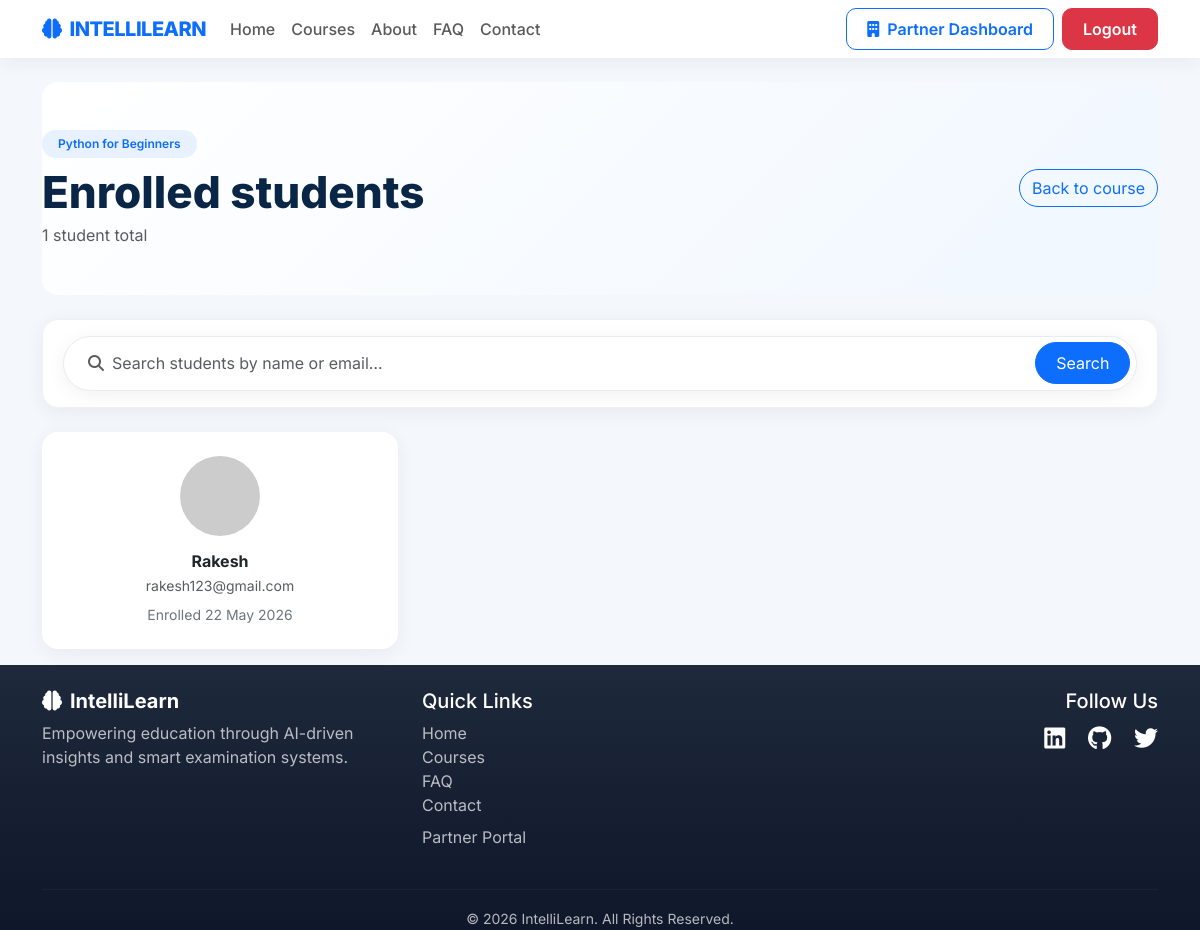
Page /courses/course/7/students/ (signed in) on the earlier database version.
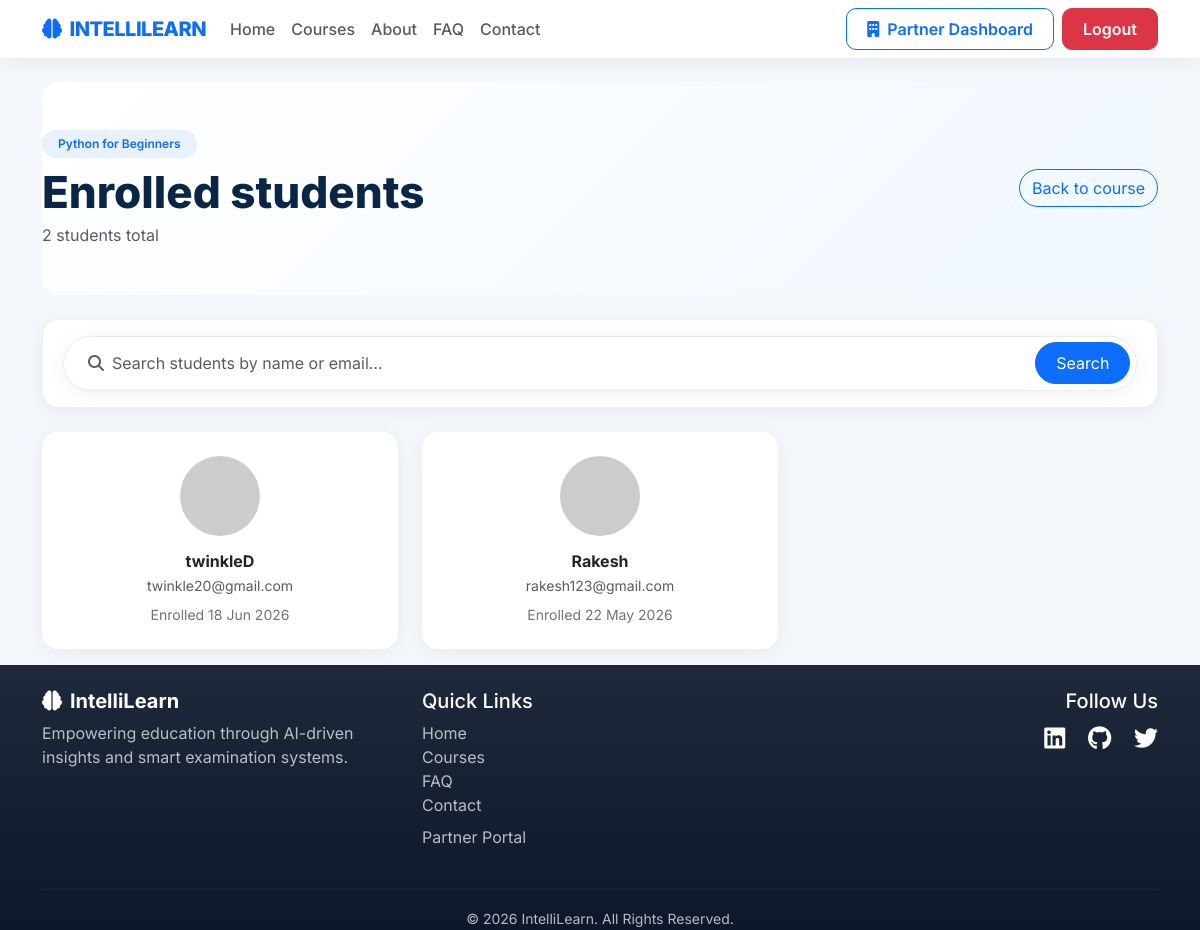
Same page on the later database version.
### courses/models.py (models this page shows, shortened)
class Enrollment(models.Model):
    student = models.ForeignKey(
        User,
        on_delete=models.CASCADE
    )
    course = models.ForeignKey(
        Course,
        on_delete=models.CASCADE
    )
    enrolled_at = models.DateTimeField(
        auto_now_add=True
    )

### courses/views.py (the view)
@login_required
def course_students(request, pk):
    course = get_object_or_404(Course, pk=pk)
    queryset = Enrollment.objects.filter(
        course=course
    ).select_related('student').order_by('-enrolled_at')
    q = get_search_term(request)
    if q:
        queryset = queryset.filter(
            Q(student__username__icontains=q)
            | Q(student__email__icontains=q)
        )
    page_obj = paginate(request, queryset, per_page=12)
    context = list_page_context(request, page_obj, 'Search students by name or email…')
    context['course'] = course
    context['total_students'] = Enrollment.objects.filter(course=course).count()
    return render(request, 'courses/course_students.html', context)

### main/context_processors.py (called while the page is built)
def user_navigation(request):
    is_institute_user = False
    is_instructor_user = False
    is_student_user = False
    if request.user.is_authenticated:
        is_institute_user = Institute.objects.filter(user=request.user).exists()
        is_instructor_user = Instructor.objects.filter(user=request.user).exists()
        is_student_user = not is_institute_user and not is_instructor_user
    return {
        'is_institute_user': is_institute_user,
        'is_instructor_user': is_instructor_user,
        'is_student_user': is_student_user,
    }

### main/utils.py (called while the page is built)
def get_search_term(request, param='q'):
    return request.GET.get(param, '').strip()

def pagination_query_string(request, exclude=None):
    if exclude is None:
        exclude = {'page'}
    pairs = []
    for key in request.GET:
        if key in exclude:
            continue
        value = request.GET.get(key, '').strip()
        if value:
            pairs.append((key, value))
    return urlencode(pairs)

### courses/templates/courses/course_students.html (shortened to what this page needs)
{% extends 'main/base.html' %}
{% block content %}
<section class="page-hero mb-4" data-il-animate>
    <div class="d-flex flex-column flex-md-row justify-content-between align-items-md-center gap-3">
        <div>
            <span class="badge badge-il-soft mb-2 px-3 py-2 rounded-pill">{{ course.title }}</span>
            <h1 class="page-hero-title mb-1">Enrolled students</h1>
            <p class="text-muted mb-0">{{ total_students }} student{{ total_students|pluralize }} total</p>
        </div>
        <a href="{% url 'course_detail' course.pk %}" class="btn btn-outline-primary rounded-pill">Back to course</a>
    </div>
</section>
{% include 'main/partials/list_toolbar.html' %}
{% if page_obj.object_list %}
<div class="row g-4">
    {% for enrollment in page_obj %}
    <div class="col-lg-4 col-md-6" data-il-animate>
        <div class="card card-il text-center p-4 h-100">
            <img src="https://ui-avatars.com/api/?name={{ enrollment.student.username }}&background=0D6EFD&color=fff&size=72"
                 class="rounded-circle mb-3 mx-auto" alt="">
            <h6 class="fw-bold mb-1">{{ enrollment.student.username }}</h6>
            <p class="text-muted small mb-2">{{ enrollment.student.email }}</p>
            <small class="text-secondary">Enrolled {{ enrollment.enrolled_at|date:"d M Y" }}</small>
        </div>
    </div>
    {% endfor %}
</div>
{% else %}
{% if not has_filters %}
<div class="shadow-sm">{% include 'main/partials/empty_state.html' with icon='fa-user-graduate' title='No students yet' description='Students who enroll will appear here.' %}</div>
{% endif %}
{% endif %}
{% endblock %}

Differences in the rows shown:
added Enrollment: student.username "twinkleD", student.email "twinkle20@gmail.com", enrolled_at "18 Jun 2026"
Other differences:
{{ total_students }}: "1" → "2"
